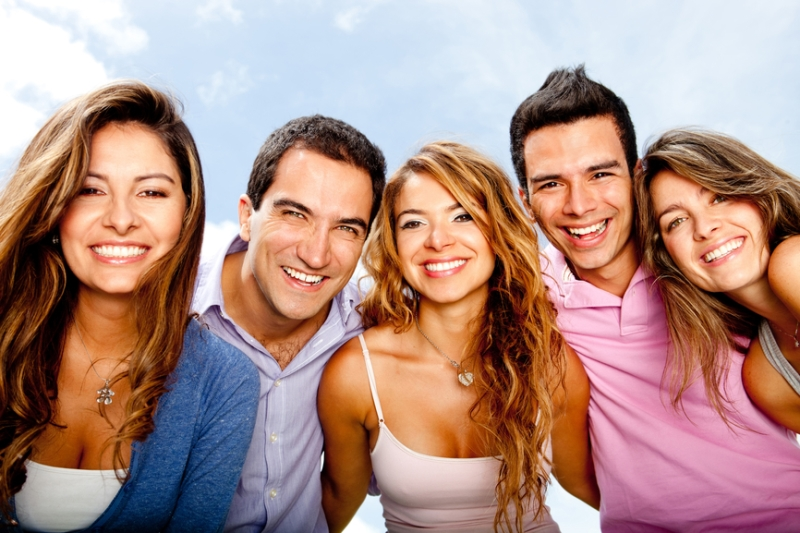
#> input picture images/amigos.jpg, 800 x 533 px
$ python create_rectangular_mask.py
#> lines starting #> are read from the running program, lines starting #| are printed output that depends on the picture; after the words box and inside, x2 and y2 are one past the last pixel; in counts of white or black regions, pixels touching at a corner belong together
#> further down, img is the input picture: shape (533, 800, 3); mean B, G, R 133.7, 141.6, 175.2
import numpy as np
import cv2


def createRectangularMask(img, x, y, w, h):

#> called with x = 240, y = 130, w = 250, h = 300
    mask = np.zeros(img.shape[:2], np.uint8)
    mask[y:y + h, x:x + w] = ~mask[y:y + h, x:x + w]
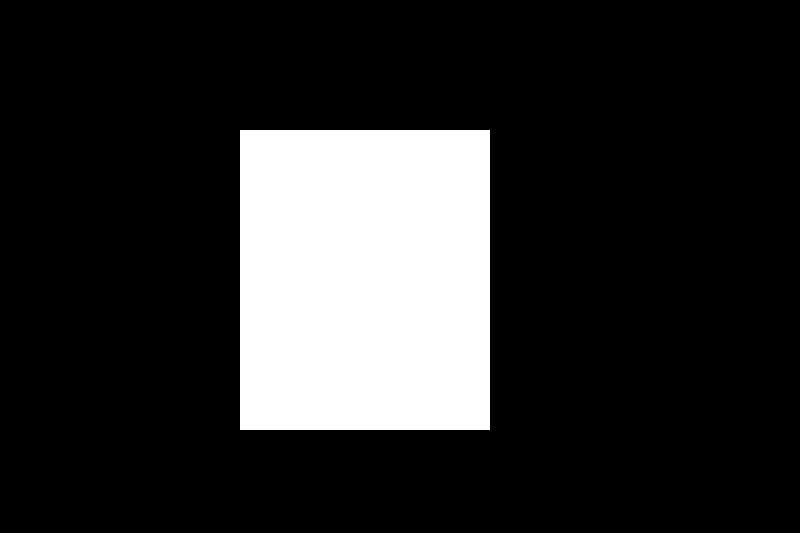
#> mask: shape (533, 800); 17.6% white; 1 white region, box (x1, y1, x2, y2) and area: (240, 130, 490, 430) 75000
    mask = cv2.bitwise_and(img, img, mask=mask)
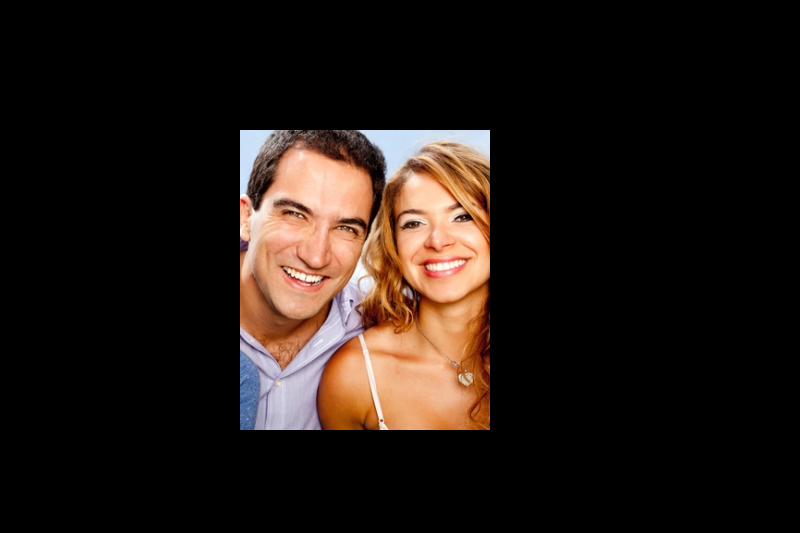
#> mask: shape (533, 800, 3); mean B, G, R 19.8, 24.7, 33.7

    return mask


if __name__ == '__main__':
    img = cv2.imread("images/amigos.jpg")
    cv2.imshow("original image", img)

    mask = createRectangularMask(img, 240, 130, 250, 300)
    masked_img = img.copy()
    masked_img[~mask] = 0
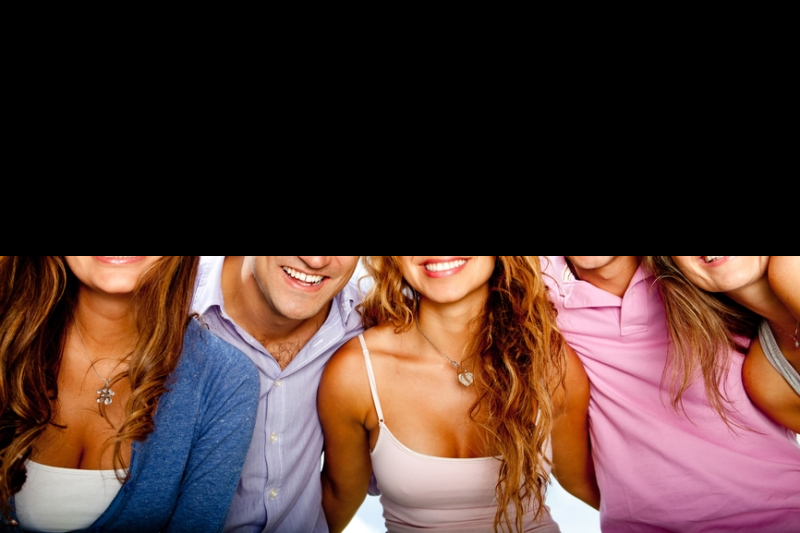
#> masked_img: shape (533, 800, 3); mean B, G, R 50.6, 55.5, 80.8

    cv2.imshow("masked image", masked_img)
    cv2.waitKey(0)

$ run again, with images/image1.jpg copied over images/amigos.jpg
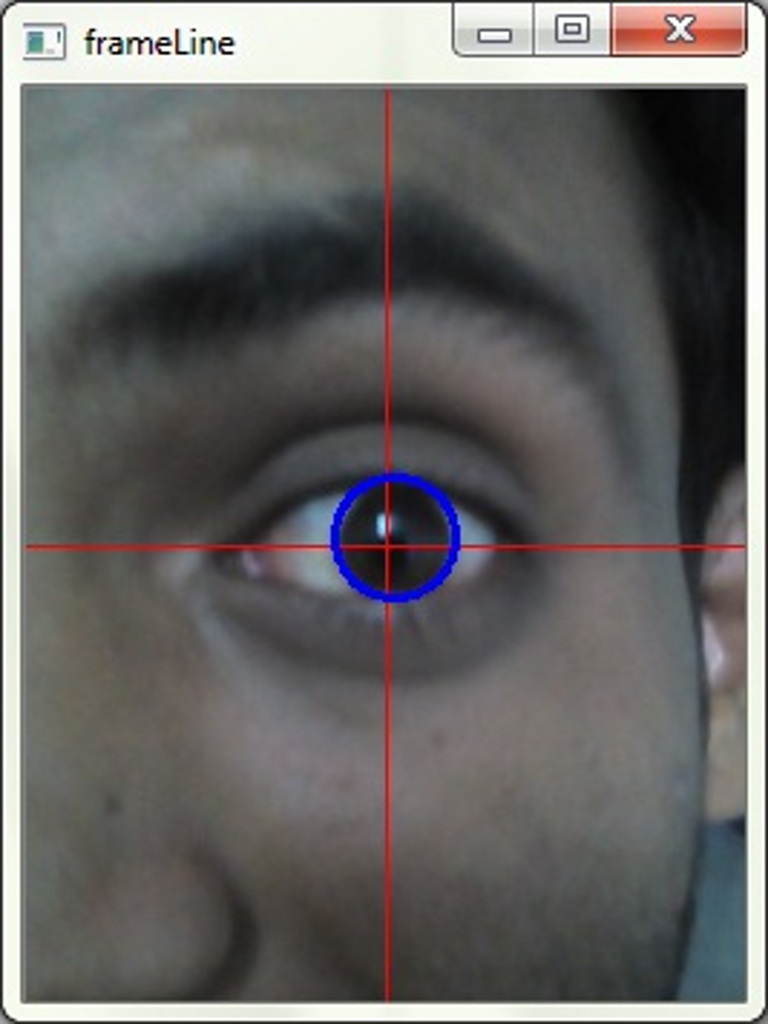
#> input picture images/image1.jpg, 768 x 1024 px
#> img is the input picture: shape (1024, 768, 3); mean B, G, R 101.9, 102.6, 103.8
#> in createRectangularMask, `mask[y:y + h, x:x + w] = ~mask[y:y + h, x:x + w]`:
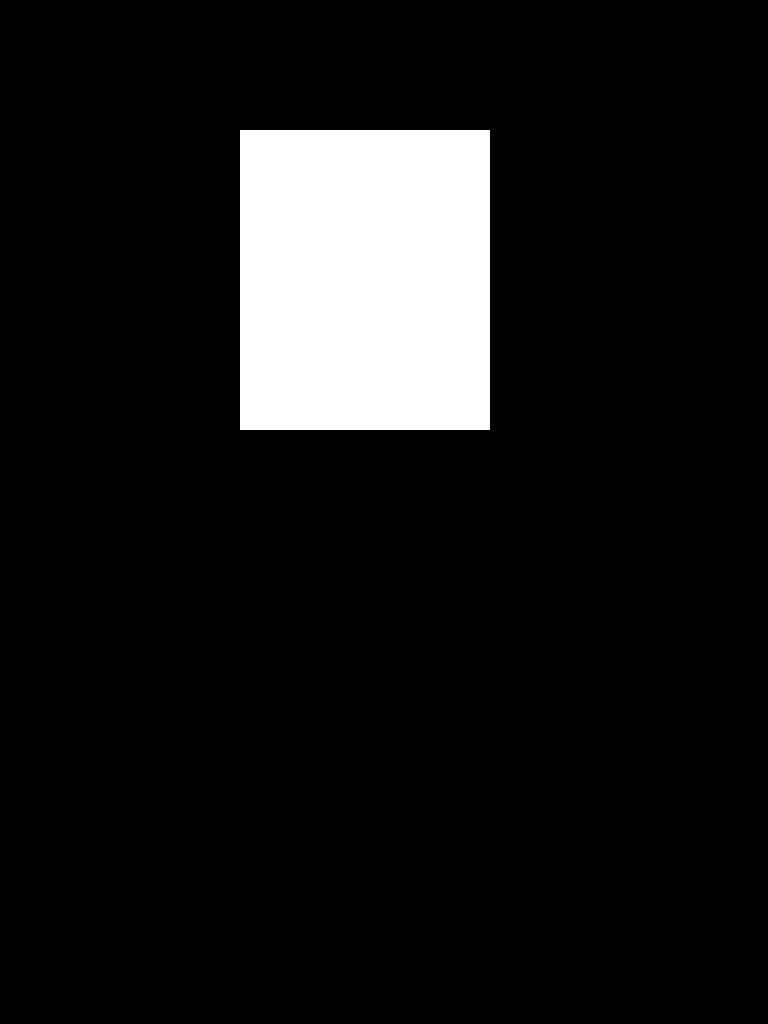
#> mask: shape (1024, 768); 9.5% white; 1 white region, box (x1, y1, x2, y2) and area: (240, 130, 490, 430) 75000
#> `masked_img[~mask] = 0`:
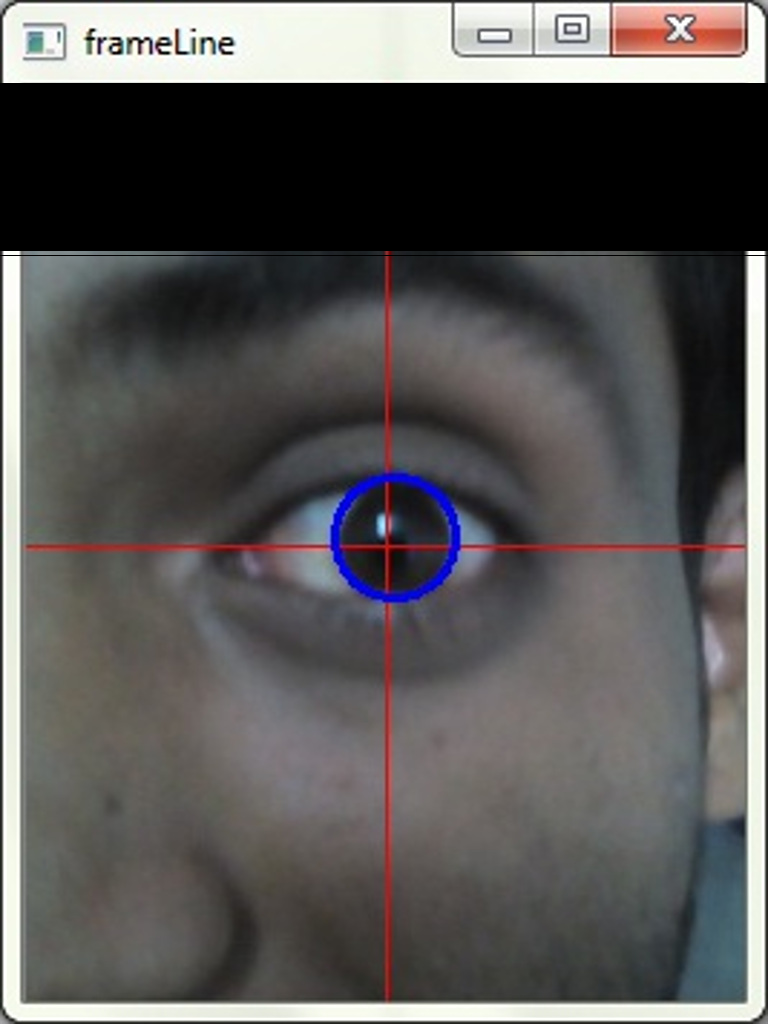
#> masked_img: shape (1024, 768, 3); 16.5% of pixels changed, all inside (x1, y1, x2, y2) = (0, 83, 768, 256)
